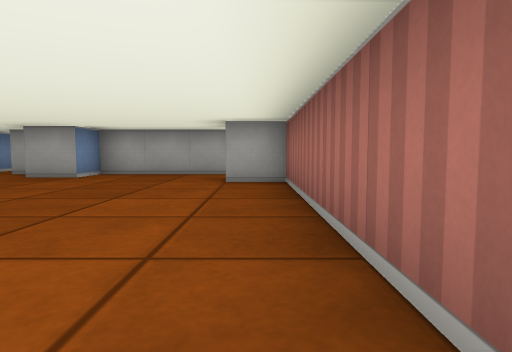
view 1 (above)

12 first-person views from a walk through a cub3D ray-caster map. The camera is about half as high as the walls, tilts 4° down and sees 75° across. The floor is counted in squares. Each view is taken from the middle of a square. On the plan, view 1 faces up. The plan holds only what a view shows up to about 9 squares ahead; the rest is blank.

view 2
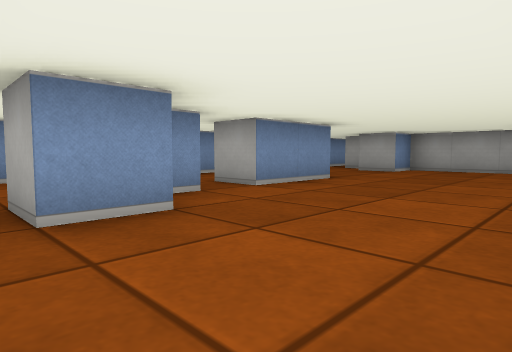

view 3
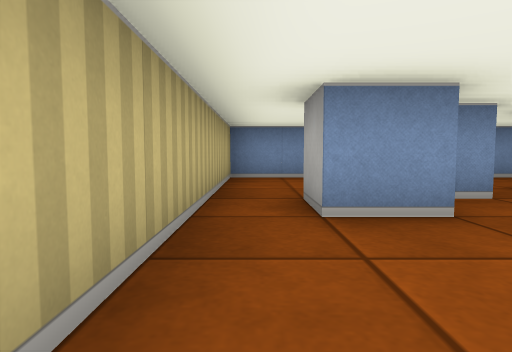

view 4
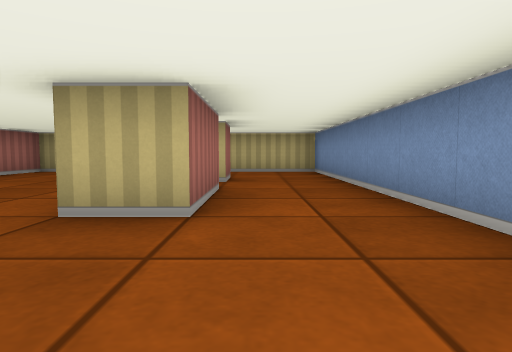

view 5
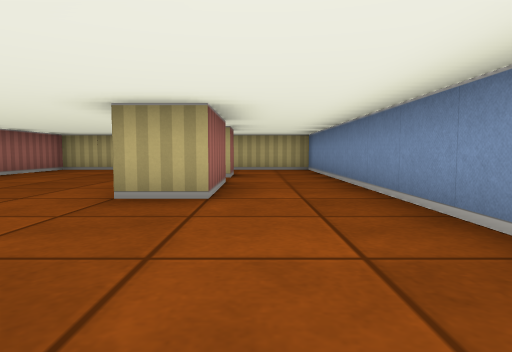

view 6
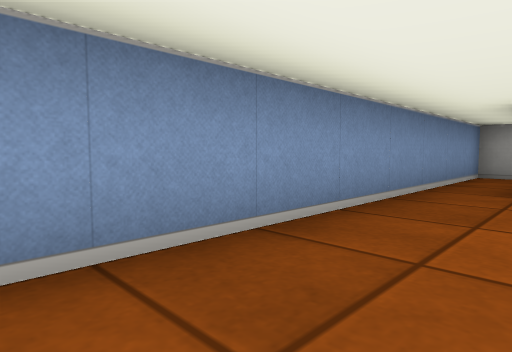

view 7
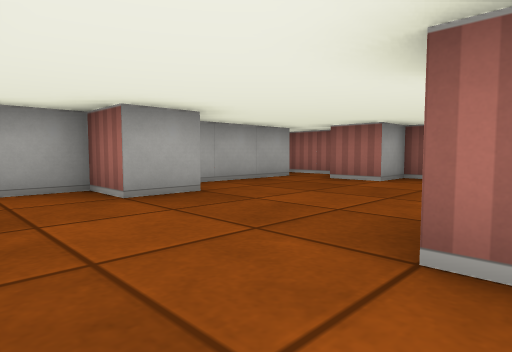

view 8
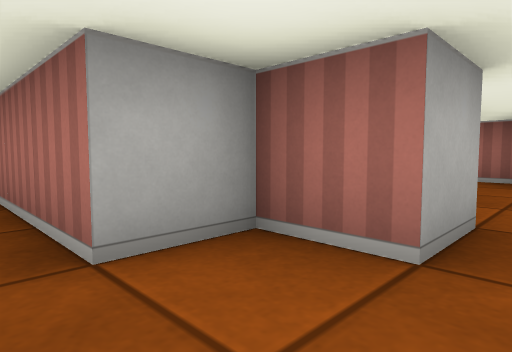

view 9
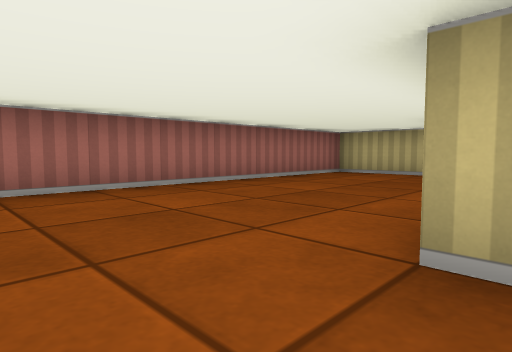

view 10
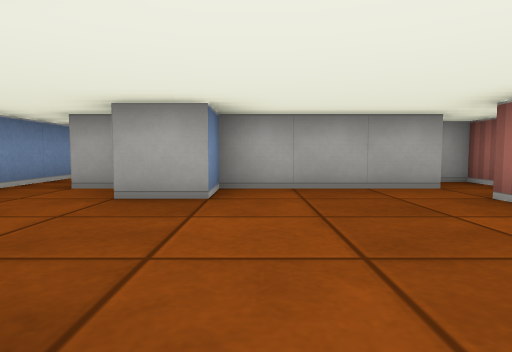

view 11
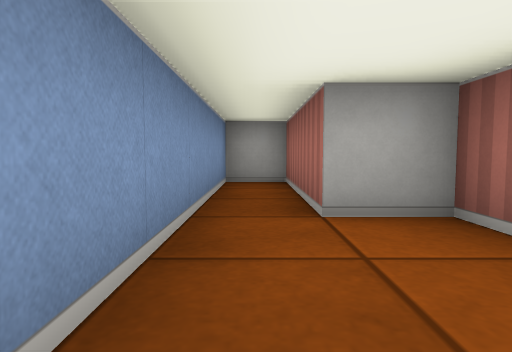

view 12
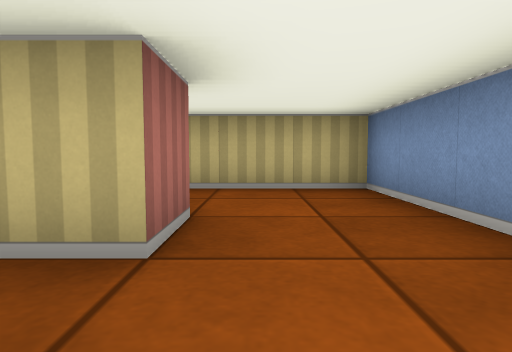

### Floor plan
Ten units are one square. View 1 is at (0, 0); x grows to the right and y downward. Boxes are objects, and circles mark ways between rooms. Rooms are numbered by the first view taken in them; rooms with no view inside come last. Other rooms are left out.
<svg viewBox="-70 -110 80 140">
<path fill="none" stroke="#000" d="M-45 -35 -35 -35 -35 -15M-35 -6 -35 0M5 -68 5 -85 0 -85M-4 -75 -35 -75 -35 -65 -45 -65 -45 -75 -55 -75 -55 -105 -65 -105 -65 -35M-25 4 -25 15M-25 25 5 25 5 -55 -5 -55 -5 -65M-45 5 -45 -5 -38 -5M-35 -15 -45 -15 -45 -35M-25 15 -35 15M-65 -35 -65 25 -25 25"/>
<circle cx="-30" cy="20" r="3" fill="#2a7"/>
<circle cx="-40" cy="-10" r="3" fill="#2a7"/>
<circle cx="-55" cy="-25" r="3" fill="#2a7"/>
<text x="-20" y="-40">1</text>
<text x="-50" y="0">2</text>
</svg>
Room 1 opens to room 2.

Where each view was taken, in squares from view 1:
view 1: 0 up, 0 right, facing up
view 2: 2 down, 0 right, facing up-left
view 3: 2 down, 0 right, facing left
view 4: 6 up, 5 left, facing down
view 5: 7 up, 5 left, facing down
view 6: 3 up, 5 left, facing up-left
view 7: 3 up, 6 left, facing up-right
view 8: 6 up, 6 left, facing up-right
view 9: 5 up, 4 left, facing down-right
view 10: 3 up, 3 left, facing up
view 11: 5 up, 6 left, facing up
view 12: 2 up, 5 left, facing down
